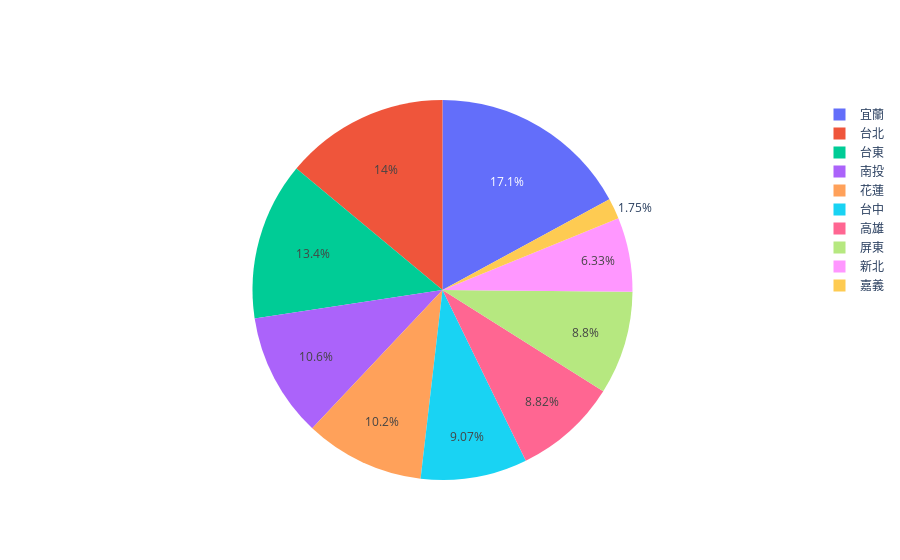

Here is the notebook cell this chart was saved with:
### Code cell
labels = df.groupby(df.hotel_city).agg('count').title.keys().tolist()
values = df.groupby(df.hotel_city).agg('count').title.values.tolist()
trace = go.Pie(labels=labels, values=values)
iplot([trace])

### Figure 1 — Plotly figure (JSON) as saved in the notebook; plotly's stock layout.template omitted (floating-point values rounded to 4 significant figures)
{"data": [{"labels": ["南投", "台中", "台北", "台東", "嘉義", "宜蘭", "屏東", "新北", "花蓮", "高雄"], "type": "pie", "values": [428, 367, 565, 544, 71, 691, 356, 256, 412, 357]}], "layout": {"autosize": true}}
